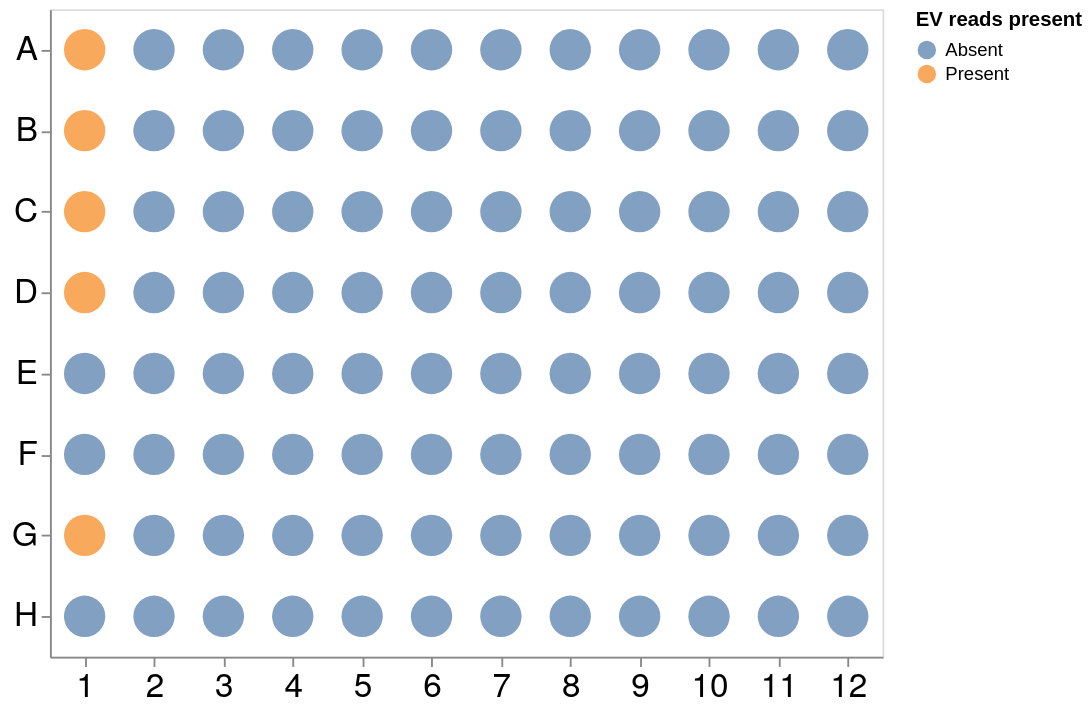

Write a Vega-Lite specification for this figure.
### Vega-Lite specification from a JSON file in a GitHub repository (floating-point values rounded to 4 significant figures)
{"$schema": "https://vega.github.io/schema/vega-lite/v5.json", "width": 450, "height": 350, "data": {"values": [{"x": 1, "y": "A", "All": "Present", "Barcode": "barcode01", "NonPolioEV": "Absent", "Sabin2-related": "Present", "Sabin3-related": "Present", "WPV1": "Absent"}, {"x": 2, "y": "A", "All": "Absent", "Barcode": "barcode09", "NonPolioEV": "Absent", "Sabin2-related": "Absent", "Sabin3-related": "Absent", "WPV1": "Absent"}, {"x": 3, "y": "A", "All": "Absent", "Barcode": "barcode17", "NonPolioEV": "Absent", "Sabin2-related": "Absent", "Sabin3-related": "Absent", "WPV1": "Absent"}, {"x": 4, "y": "A", "All": "Absent", "Barcode": "barcode25", "NonPolioEV": "Absent", "Sabin2-related": "Absent", "Sabin3-related": "Absent", "WPV1": "Absent"}, {"x": 5, "y": "A", "All": "Absent", "Barcode": "barcode33", "NonPolioEV": "Absent", "Sabin2-related": "Absent", "Sabin3-related": "Absent", "WPV1": "Absent"}, {"x": 6, "y": "A", "All": "Absent", "Barcode": "barcode41", "NonPolioEV": "Absent", "Sabin2-related": "Absent", "Sabin3-related": "Absent", "WPV1": "Absent"}, {"x": 7, "y": "A", "All": "Absent", "Barcode": "barcode49", "NonPolioEV": "Absent", "Sabin2-related": "Absent", "Sabin3-related": "Absent", "WPV1": "Absent"}, {"x": 8, "y": "A", "All": "Absent", "Barcode": "barcode57", "NonPolioEV": "Absent", "Sabin2-related": "Absent", "Sabin3-related": "Absent", "WPV1": "Absent"}, {"x": 9, "y": "A", "All": "Absent", "Barcode": "barcode65", "NonPolioEV": "Absent", "Sabin2-related": "Absent", "Sabin3-related": "Absent", "WPV1": "Absent"}, {"x": 10, "y": "A", "All": "Absent", "Barcode": "barcode73", "NonPolioEV": "Absent", "Sabin2-related": "Absent", "Sabin3-related": "Absent", "WPV1": "Absent"}, {"x": 11, "y": "A", "All": "Absent", "Barcode": "barcode81", "NonPolioEV": "Absent", "Sabin2-related": "Absent", "Sabin3-related": "Absent", "WPV1": "Absent"}, {"x": 12, "y": "A", "All": "Absent", "Barcode": "barcode89", "NonPolioEV": "Absent", "Sabin2-related": "Absent", "Sabin3-related": "Absent", "WPV1": "Absent"}, {"x": 1, "y": "B", "All": "Present", "Barcode": "barcode02", "NonPolioEV": "Absent", "Sabin2-related": "Present", "Sabin3-related": "Absent", "WPV1": "Absent"}, {"x": 2, "y": "B", "All": "Absent", "Barcode": "barcode10", "NonPolioEV": "Absent", "Sabin2-related": "Absent", "Sabin3-related": "Absent", "WPV1": "Absent"}, {"x": 3, "y": "B", "All": "Absent", "Barcode": "barcode18", "NonPolioEV": "Absent", "Sabin2-related": "Absent", "Sabin3-related": "Absent", "WPV1": "Absent"}, {"x": 4, "y": "B", "All": "Absent", "Barcode": "barcode26", "NonPolioEV": "Absent", "Sabin2-related": "Absent", "Sabin3-related": "Absent", "WPV1": "Absent"}, {"x": 5, "y": "B", "All": "Absent", "Barcode": "barcode34", "NonPolioEV": "Absent", "Sabin2-related": "Absent", "Sabin3-related": "Absent", "WPV1": "Absent"}, {"x": 6, "y": "B", "All": "Absent", "Barcode": "barcode42", "NonPolioEV": "Absent", "Sabin2-related": "Absent", "Sabin3-related": "Absent", "WPV1": "Absent"}, {"x": 7, "y": "B", "All": "Absent", "Barcode": "barcode50", "NonPolioEV": "Absent", "Sabin2-related": "Absent", "Sabin3-related": "Absent", "WPV1": "Absent"}, {"x": 8, "y": "B", "All": "Absent", "Barcode": "barcode58", "NonPolioEV": "Absent", "Sabin2-related": "Absent", "Sabin3-related": "Absent", "WPV1": "Absent"}, {"x": 9, "y": "B", "All": "Absent", "Barcode": "barcode66", "NonPolioEV": "Absent", "Sabin2-related": "Absent", "Sabin3-related": "Absent", "WPV1": "Absent"}, {"x": 10, "y": "B", "All": "Absent", "Barcode": "barcode74", "NonPolioEV": "Absent", "Sabin2-related": "Absent", "Sabin3-related": "Absent", "WPV1": "Absent"}, {"x": 11, "y": "B", "All": "Absent", "Barcode": "barcode82", "NonPolioEV": "Absent", "Sabin2-related": "Absent", "Sabin3-related": "Absent", "WPV1": "Absent"}, {"x": 12, "y": "B", "All": "Absent", "Barcode": "barcode90", "NonPolioEV": "Absent", "Sabin2-related": "Absent", "Sabin3-related": "Absent", "WPV1": "Absent"}, {"x": 1, "y": "C", "All": "Present", "Barcode": "barcode03", "NonPolioEV": "Absent", "Sabin2-related": "Absent", "Sabin3-related": "Absent", "WPV1": "Present"}, {"x": 2, "y": "C", "All": "Absent", "Barcode": "barcode11", "NonPolioEV": "Absent", "Sabin2-related": "Absent", "Sabin3-related": "Absent", "WPV1": "Absent"}, {"x": 3, "y": "C", "All": "Absent", "Barcode": "barcode19", "NonPolioEV": "Absent", "Sabin2-related": "Absent", "Sabin3-related": "Absent", "WPV1": "Absent"}, {"x": 4, "y": "C", "All": "Absent", "Barcode": "barcode27", "NonPolioEV": "Absent", "Sabin2-related": "Absent", "Sabin3-related": "Absent", "WPV1": "Absent"}, {"x": 5, "y": "C", "All": "Absent", "Barcode": "barcode35", "NonPolioEV": "Absent", "Sabin2-related": "Absent", "Sabin3-related": "Absent", "WPV1": "Absent"}, {"x": 6, "y": "C", "All": "Absent", "Barcode": "barcode43", "NonPolioEV": "Absent", "Sabin2-related": "Absent", "Sabin3-related": "Absent", "WPV1": "Absent"}, {"x": 7, "y": "C", "All": "Absent", "Barcode": "barcode51", "NonPolioEV": "Absent", "Sabin2-related": "Absent", "Sabin3-related": "Absent", "WPV1": "Absent"}, {"x": 8, "y": "C", "All": "Absent", "Barcode": "barcode59", "NonPolioEV": "Absent", "Sabin2-related": "Absent", "Sabin3-related": "Absent", "WPV1": "Absent"}, {"x": 9, "y": "C", "All": "Absent", "Barcode": "barcode67", "NonPolioEV": "Absent", "Sabin2-related": "Absent", "Sabin3-related": "Absent", "WPV1": "Absent"}, {"x": 10, "y": "C", "All": "Absent", "Barcode": "barcode75", "NonPolioEV": "Absent", "Sabin2-related": "Absent", "Sabin3-related": "Absent", "WPV1": "Absent"}, {"x": 11, "y": "C", "All": "Absent", "Barcode": "barcode83", "NonPolioEV": "Absent", "Sabin2-related": "Absent", "Sabin3-related": "Absent", "WPV1": "Absent"}, {"x": 12, "y": "C", "All": "Absent", "Barcode": "barcode91", "NonPolioEV": "Absent", "Sabin2-related": "Absent", "Sabin3-related": "Absent", "WPV1": "Absent"}, {"x": 1, "y": "D", "All": "Present", "Barcode": "barcode04", "NonPolioEV": "Absent", "Sabin2-related": "Absent", "Sabin3-related": "Present", "WPV1": "Absent"}, {"x": 2, "y": "D", "All": "Absent", "Barcode": "barcode12", "NonPolioEV": "Absent", "Sabin2-related": "Absent", "Sabin3-related": "Absent", "WPV1": "Absent"}, {"x": 3, "y": "D", "All": "Absent", "Barcode": "barcode20", "NonPolioEV": "Absent", "Sabin2-related": "Absent", "Sabin3-related": "Absent", "WPV1": "Absent"}, {"x": 4, "y": "D", "All": "Absent", "Barcode": "barcode28", "NonPolioEV": "Absent", "Sabin2-related": "Absent", "Sabin3-related": "Absent", "WPV1": "Absent"}, {"x": 5, "y": "D", "All": "Absent", "Barcode": "barcode36", "NonPolioEV": "Absent", "Sabin2-related": "Absent", "Sabin3-related": "Absent", "WPV1": "Absent"}, {"x": 6, "y": "D", "All": "Absent", "Barcode": "barcode44", "NonPolioEV": "Absent", "Sabin2-related": "Absent", "Sabin3-related": "Absent", "WPV1": "Absent"}, {"x": 7, "y": "D", "All": "Absent", "Barcode": "barcode52", "NonPolioEV": "Absent", "Sabin2-related": "Absent", "Sabin3-related": "Absent", "WPV1": "Absent"}, {"x": 8, "y": "D", "All": "Absent", "Barcode": "barcode60", "NonPolioEV": "Absent", "Sabin2-related": "Absent", "Sabin3-related": "Absent", "WPV1": "Absent"}, {"x": 9, "y": "D", "All": "Absent", "Barcode": "barcode68", "NonPolioEV": "Absent", "Sabin2-related": "Absent", "Sabin3-related": "Absent", "WPV1": "Absent"}, {"x": 10, "y": "D", "All": "Absent", "Barcode": "barcode76", "NonPolioEV": "Absent", "Sabin2-related": "Absent", "Sabin3-related": "Absent", "WPV1": "Absent"}, {"x": 11, "y": "D", "All": "Absent", "Barcode": "barcode84", "NonPolioEV": "Absent", "Sabin2-related": "Absent", "Sabin3-related": "Absent", "WPV1": "Absent"}, {"x": 12, "y": "D", "All": "Absent", "Barcode": "barcode92", "NonPolioEV": "Absent", "Sabin2-related": "Absent", "Sabin3-related": "Absent", "WPV1": "Absent"}, {"x": 1, "y": "E", "All": "Absent", "Barcode": "barcode05", "NonPolioEV": "Absent", "Sabin2-related": "Absent", "Sabin3-related": "Absent", "WPV1": "Absent"}, {"x": 2, "y": "E", "All": "Absent", "Barcode": "barcode13", "NonPolioEV": "Absent", "Sabin2-related": "Absent", "Sabin3-related": "Absent", "WPV1": "Absent"}, {"x": 3, "y": "E", "All": "Absent", "Barcode": "barcode21", "NonPolioEV": "Absent", "Sabin2-related": "Absent", "Sabin3-related": "Absent", "WPV1": "Absent"}, {"x": 4, "y": "E", "All": "Absent", "Barcode": "barcode29", "NonPolioEV": "Absent", "Sabin2-related": "Absent", "Sabin3-related": "Absent", "WPV1": "Absent"}, {"x": 5, "y": "E", "All": "Absent", "Barcode": "barcode37", "NonPolioEV": "Absent", "Sabin2-related": "Absent", "Sabin3-related": "Absent", "WPV1": "Absent"}, {"x": 6, "y": "E", "All": "Absent", "Barcode": "barcode45", "NonPolioEV": "Absent", "Sabin2-related": "Absent", "Sabin3-related": "Absent", "WPV1": "Absent"}, {"x": 7, "y": "E", "All": "Absent", "Barcode": "barcode53", "NonPolioEV": "Absent", "Sabin2-related": "Absent", "Sabin3-related": "Absent", "WPV1": "Absent"}, {"x": 8, "y": "E", "All": "Absent", "Barcode": "barcode61", "NonPolioEV": "Absent", "Sabin2-related": "Absent", "Sabin3-related": "Absent", "WPV1": "Absent"}, {"x": 9, "y": "E", "All": "Absent", "Barcode": "barcode69", "NonPolioEV": "Absent", "Sabin2-related": "Absent", "Sabin3-related": "Absent", "WPV1": "Absent"}, {"x": 10, "y": "E", "All": "Absent", "Barcode": "barcode77", "NonPolioEV": "Absent", "Sabin2-related": "Absent", "Sabin3-related": "Absent", "WPV1": "Absent"}, {"x": 11, "y": "E", "All": "Absent", "Barcode": "barcode85", "NonPolioEV": "Absent", "Sabin2-related": "Absent", "Sabin3-related": "Absent", "WPV1": "Absent"}, {"x": 12, "y": "E", "All": "Absent", "Barcode": "barcode93", "NonPolioEV": "Absent", "Sabin2-related": "Absent", "Sabin3-related": "Absent", "WPV1": "Absent"}, {"x": 1, "y": "F", "All": "Absent", "Barcode": "barcode06", "NonPolioEV": "Absent", "Sabin2-related": "Absent", "Sabin3-related": "Absent", "WPV1": "Absent"}, {"x": 2, "y": "F", "All": "Absent", "Barcode": "barcode14", "NonPolioEV": "Absent", "Sabin2-related": "Absent", "Sabin3-related": "Absent", "WPV1": "Absent"}, {"x": 3, "y": "F", "All": "Absent", "Barcode": "barcode22", "NonPolioEV": "Absent", "Sabin2-related": "Absent", "Sabin3-related": "Absent", "WPV1": "Absent"}, {"x": 4, "y": "F", "All": "Absent", "Barcode": "barcode30", "NonPolioEV": "Absent", "Sabin2-related": "Absent", "Sabin3-related": "Absent", "WPV1": "Absent"}, {"x": 5, "y": "F", "All": "Absent", "Barcode": "barcode38", "NonPolioEV": "Absent", "Sabin2-related": "Absent", "Sabin3-related": "Absent", "WPV1": "Absent"}, {"x": 6, "y": "F", "All": "Absent", "Barcode": "barcode46", "NonPolioEV": "Absent", "Sabin2-related": "Absent", "Sabin3-related": "Absent", "WPV1": "Absent"}, {"x": 7, "y": "F", "All": "Absent", "Barcode": "barcode54", "NonPolioEV": "Absent", "Sabin2-related": "Absent", "Sabin3-related": "Absent", "WPV1": "Absent"}, {"x": 8, "y": "F", "All": "Absent", "Barcode": "barcode62", "NonPolioEV": "Absent", "Sabin2-related": "Absent", "Sabin3-related": "Absent", "WPV1": "Absent"}, {"x": 9, "y": "F", "All": "Absent", "Barcode": "barcode70", "NonPolioEV": "Absent", "Sabin2-related": "Absent", "Sabin3-related": "Absent", "WPV1": "Absent"}, {"x": 10, "y": "F", "All": "Absent", "Barcode": "barcode78", "NonPolioEV": "Absent", "Sabin2-related": "Absent", "Sabin3-related": "Absent", "WPV1": "Absent"}, {"x": 11, "y": "F", "All": "Absent", "Barcode": "barcode86", "NonPolioEV": "Absent", "Sabin2-related": "Absent", "Sabin3-related": "Absent", "WPV1": "Absent"}, {"x": 12, "y": "F", "All": "Absent", "Barcode": "barcode94", "NonPolioEV": "Absent", "Sabin2-related": "Absent", "Sabin3-related": "Absent", "WPV1": "Absent"}, {"x": 1, "y": "G", "All": "Present", "Barcode": "barcode07", "NonPolioEV": "Present", "Sabin2-related": "Present", "Sabin3-related": "Present", "WPV1": "Absent"}, {"x": 2, "y": "G", "All": "Absent", "Barcode": "barcode15", "NonPolioEV": "Absent", "Sabin2-related": "Absent", "Sabin3-related": "Absent", "WPV1": "Absent"}, {"x": 3, "y": "G", "All": "Absent", "Barcode": "barcode23", "NonPolioEV": "Absent", "Sabin2-related": "Absent", "Sabin3-related": "Absent", "WPV1": "Absent"}, {"x": 4, "y": "G", "All": "Absent", "Barcode": "barcode31", "NonPolioEV": "Absent", "Sabin2-related": "Absent", "Sabin3-related": "Absent", "WPV1": "Absent"}, {"x": 5, "y": "G", "All": "Absent", "Barcode": "barcode39", "NonPolioEV": "Absent", "Sabin2-related": "Absent", "Sabin3-related": "Absent", "WPV1": "Absent"}, {"x": 6, "y": "G", "All": "Absent", "Barcode": "barcode47", "NonPolioEV": "Absent", "Sabin2-related": "Absent", "Sabin3-related": "Absent", "WPV1": "Absent"}, {"x": 7, "y": "G", "All": "Absent", "Barcode": "barcode55", "NonPolioEV": "Absent", "Sabin2-related": "Absent", "Sabin3-related": "Absent", "WPV1": "Absent"}, {"x": 8, "y": "G", "All": "Absent", "Barcode": "barcode63", "NonPolioEV": "Absent", "Sabin2-related": "Absent", "Sabin3-related": "Absent", "WPV1": "Absent"}, {"x": 9, "y": "G", "All": "Absent", "Barcode": "barcode71", "NonPolioEV": "Absent", "Sabin2-related": "Absent", "Sabin3-related": "Absent", "WPV1": "Absent"}, {"x": 10, "y": "G", "All": "Absent", "Barcode": "barcode79", "NonPolioEV": "Absent", "Sabin2-related": "Absent", "Sabin3-related": "Absent", "WPV1": "Absent"}, {"x": 11, "y": "G", "All": "Absent", "Barcode": "barcode87", "NonPolioEV": "Absent", "Sabin2-related": "Absent", "Sabin3-related": "Absent", "WPV1": "Absent"}, {"x": 12, "y": "G", "All": "Absent", "Barcode": "barcode95", "NonPolioEV": "Absent", "Sabin2-related": "Absent", "Sabin3-related": "Absent", "WPV1": "Absent"}, {"x": 1, "y": "H", "All": "Absent", "Barcode": "barcode08", "NonPolioEV": "Absent", "Sabin2-related": "Absent", "Sabin3-related": "Absent", "WPV1": "Absent"}, {"x": 2, "y": "H", "All": "Absent", "Barcode": "barcode16", "NonPolioEV": "Absent", "Sabin2-related": "Absent", "Sabin3-related": "Absent", "WPV1": "Absent"}, {"x": 3, "y": "H", "All": "Absent", "Barcode": "barcode24", "NonPolioEV": "Absent", "Sabin2-related": "Absent", "Sabin3-related": "Absent", "WPV1": "Absent"}, {"x": 4, "y": "H", "All": "Absent", "Barcode": "barcode32", "NonPolioEV": "Absent", "Sabin2-related": "Absent", "Sabin3-related": "Absent", "WPV1": "Absent"}, {"x": 5, "y": "H", "All": "Absent", "Barcode": "barcode40", "NonPolioEV": "Absent", "Sabin2-related": "Absent", "Sabin3-related": "Absent", "WPV1": "Absent"}, {"x": 6, "y": "H", "All": "Absent", "Barcode": "barcode48", "NonPolioEV": "Absent", "Sabin2-related": "Absent", "Sabin3-related": "Absent", "WPV1": "Absent"}, {"x": 7, "y": "H", "All": "Absent", "Barcode": "barcode56", "NonPolioEV": "Absent", "Sabin2-related": "Absent", "Sabin3-related": "Absent", "WPV1": "Absent"}, {"x": 8, "y": "H", "All": "Absent", "Barcode": "barcode64", "NonPolioEV": "Absent", "Sabin2-related": "Absent", "Sabin3-related": "Absent", "WPV1": "Absent"}, {"x": 9, "y": "H", "All": "Absent", "Barcode": "barcode72", "NonPolioEV": "Absent", "Sabin2-related": "Absent", "Sabin3-related": "Absent", "WPV1": "Absent"}, {"x": 10, "y": "H", "All": "Absent", "Barcode": "barcode80", "NonPolioEV": "Absent", "Sabin2-related": "Absent", "Sabin3-related": "Absent", "WPV1": "Absent"}, {"x": 11, "y": "H", "All": "Absent", "Barcode": "barcode88", "NonPolioEV": "Absent", "Sabin2-related": "Absent", "Sabin3-related": "Absent", "WPV1": "Absent"}, {"x": 12, "y": "H", "All": "Absent", "Barcode": "barcode96", "NonPolioEV": "Absent", "Sabin2-related": "Absent", "Sabin3-related": "Absent", "WPV1": "Absent"}]}, "params": [{"name": "filterBy", "value": "All", "bind": {"input": "select", "options": ["All", "NonPolioEV", "Sabin2-related", "Sabin3-related", "WPV1"], "labels": ["All", "NonPolioEV", "Sabin2-related", "Sabin3-related", "WPV1"], "name": "Filter by: "}}], "layer": [{"transform": [{"calculate": "datum[filterBy]", "as": "EV reads present"}], "mark": {"type": "circle", "size": 500}, "encoding": {"x": {"field": "x", "type": "nominal", "title": "", "axis": {"grid": false, "labelFont": "Helvetica Neue", "labelFontSize": 18, "labelAngle": 0}}, "y": {"field": "y", "type": "ordinal", "title": "", "axis": {"grid": false, "labelFont": "Helvetica Neue", "labelFontSize": 18}}, "fill": {"field": "EV reads present"}, "tooltip": [{"field": "Barcode", "type": "nominal"}, {"field": "All", "type": "nominal"}, {"field": "NonPolioEV", "type": "nominal"}, {"field": "Sabin2-related", "type": "nominal"}, {"field": "Sabin3-related", "type": "nominal"}, {"field": "WPV1", "type": "nominal"}]}}]}
